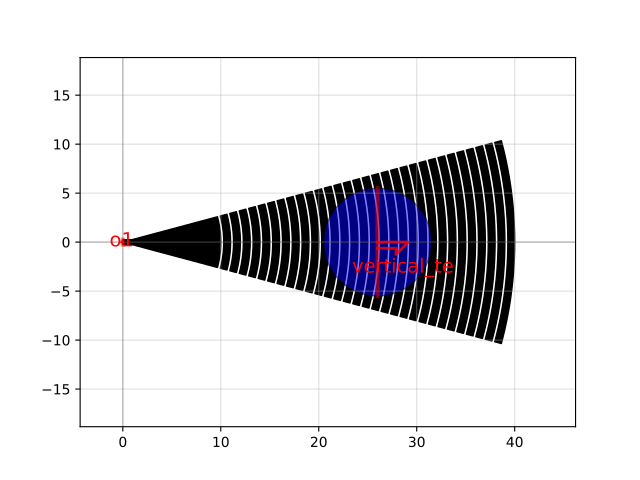

Here is the Python script that generated this plot:
import gdsfactory as gf

c = gf.components.grating_coupler_circular(taper_angle=30.0, taper_length=10.0, length=30.0, period=1.0, fill_factor=0.7, n_periods=30, bias_gap=0, port=[0.0, 0.0], layer_cladding='WGCLAD', direction='EAST', polarization='te', wavelength=1.55, fiber_marker_width=11.0, fiber_marker_layer='TE', cladding_offset=2.0, cross_section='strip')
c.plot()
